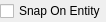
<?xml version="1.0" encoding="UTF-8"?>
<ui version="4.0">
 <class>LC_InfoDist2Options</class>
 <widget class="QWidget" name="LC_InfoDist2Options">
  <property name="geometry">
   <rect>
    <x>0</x>
    <y>0</y>
    <width>101</width>
    <height>22</height>
   </rect>
  </property>
  <property name="windowTitle">
   <string>Form</string>
  </property>
  <layout class="QGridLayout" name="gridLayout">
   <property name="leftMargin">
    <number>0</number>
   </property>
   <property name="topMargin">
    <number>1</number>
   </property>
   <property name="rightMargin">
    <number>0</number>
   </property>
   <property name="bottomMargin">
    <number>1</number>
   </property>
   <item row="0" column="0">
    <widget class="QCheckBox" name="cbOnEntity">
     <property name="toolTip">
      <string>If checked, the point will be always inside selected entity</string>
     </property>
     <property name="text">
      <string>Snap On Entity</string>
     </property>
    </widget>
   </item>
  </layout>
 </widget>
 <resources/>
 <connections/>
</ui>
